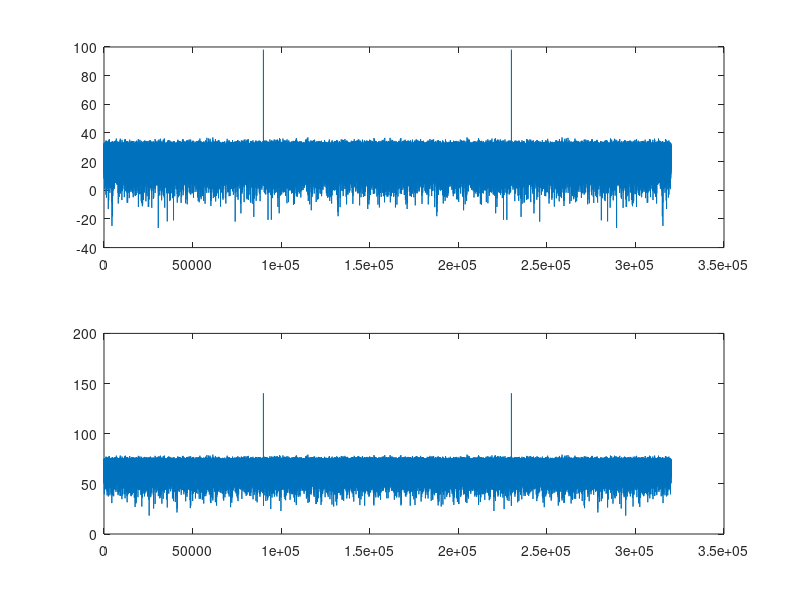
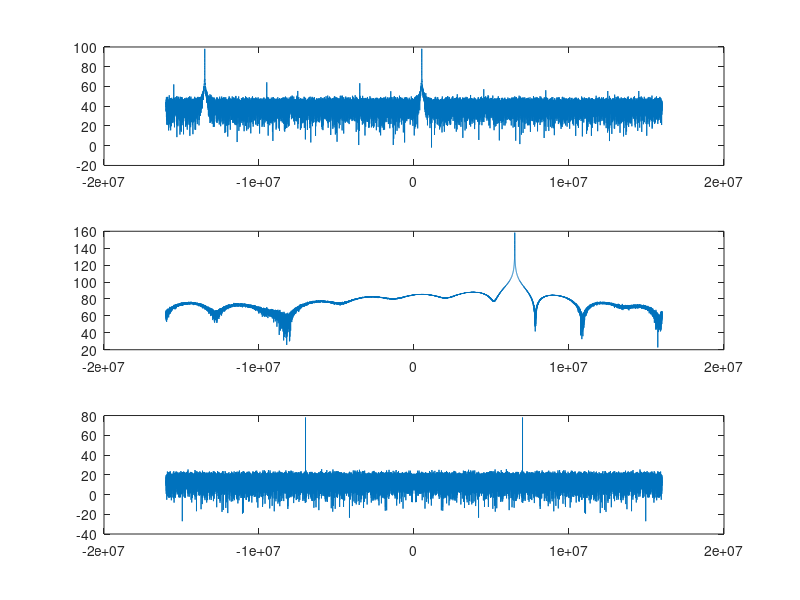

Source code (MATLAB) for these figures, in order:


pkg load signal;
pkg load communications;

fs = 32e6;
chip_rate = 1e3;
T = 10e-3;
N = T/(1/fs);

d = randint(1, 10, 4, 0);
y = pskmod(d, 4, 0, "gray");
z = awgn(y, 50, "measured", 0);
ratio = fs/chip_rate;
baseband = repelem(z, ratio);
fc = 7e6;
t = (1/fs)*(0:N-1);
carrier = 0.5*exp(1i*2*pi*fc*t);
upconverted = awgn(carrier, 20, "measured", 0);

downconverted = real(upconverted).*conj(carrier);
samples_quant = int8(round(real(upconverted) * (2^7)));

figure(1);
subplot(2,1,1);
plot(mag2db(abs(fftshift(fft(real(upconverted))))));
subplot(2,1,2);
plot(mag2db(abs(fftshift(fft(samples_quant)))));
%pwelch(upconverted, [], [], 256, fs, 'shift', 'power');
%

ff = fopen("./samples.txt", "w");
fprintf(ff, "%d\n", samples_quant);
fclose(ff);

ff = csvread("./o_samples.txt");
o_samples = complex(ff(:,1), ff(:,2));
figure(2);
subplot(3,1,1);
fr = linspace(-fs/2, fs/2, length(o_samples));
plot(fr, mag2db(abs(fftshift(fft(o_samples)))));
subplot(3,1,2);
plot(fr, mag2db(abs(fftshift(fft(complex(ff(:,4), ff(:,5)))))));
%pwelch(o_samples, [], [], [], fs, "shift", "power");
subplot(3,1,3);
plot(fr, mag2db(abs(fftshift(fft(ff(:,3)/(2^7))))));

%pwelch(samples_quant/(2^7), [], [], [], fs, "shift", "power");
